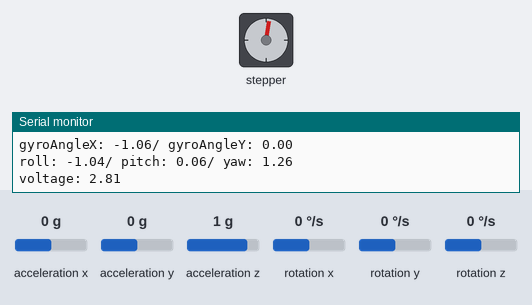
A sketch run on a simulated Arduino Uno, built with avr-gcc and run on an emulated ATmega328P. On the bench: stepper motor, the last lines printed to the serial monitor. Wiring (from diagram.json): MPU-6050 motion sensor at I2C address 0x68. Inputs (shaded band) come from the test bench; at power-on: acceleration y 0 g, acceleration x 0 g, rotation y 0 °/s, acceleration z 1 g, rotation x 0 °/s, rotation z 0 °/s. Stepper angles assume 200 steps per turn.

Above: at 1.7 s.
1.8 s: acceleration y set to -1.4 g
At 2.5 s:
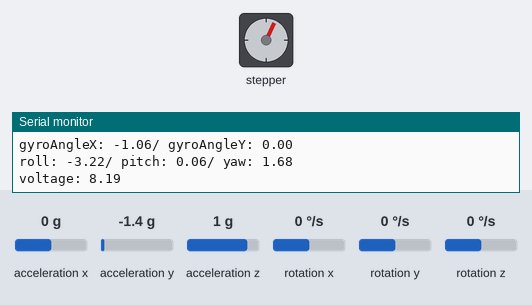
4.8 s: acceleration x set to -1.4 g
At 5.2 s:
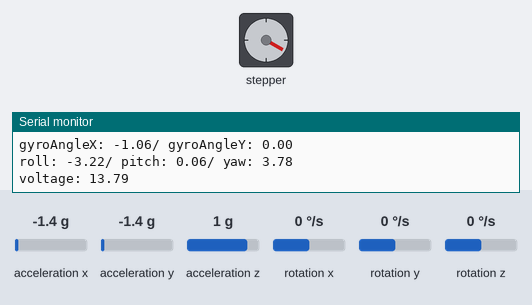
7.8 s: rotation y set to -192 °/s
At 10.7 s:
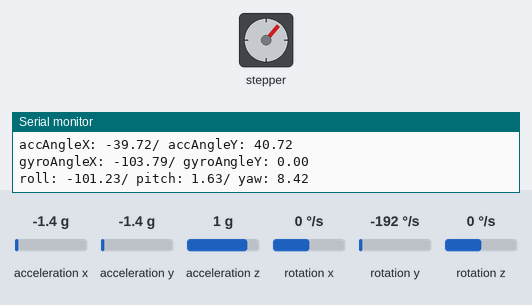
10.8 s: acceleration y set to 0 g
At 12.1 s:
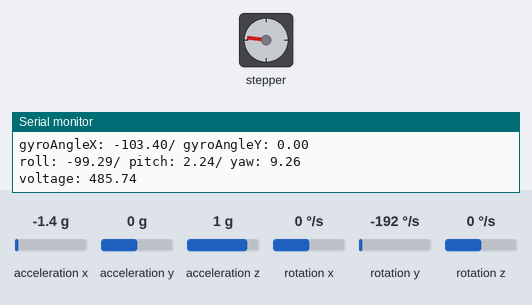
13.7 s: rotation y set to -100 °/s
16.7 s: acceleration y set to 1.4 g
Timing chart, 0 to 45.8 s (numbered marks = the images above; inputs shaded):
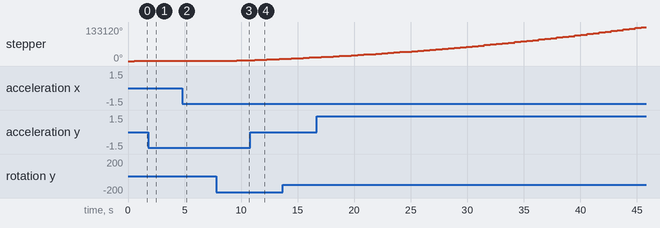

The sketch:

sketch.ino
```cpp
#include<Wire.h>
const int MPU = 0x68;
float AccX, AccY, AccZ;
float GyroX, GyroY, GyroZ;
float accAngleX, accAngleY, gyroAngleX, gyroAngleY,  gyroAngleZ;
float roll, pitch, yaw;
float AccErrorX, AccErrorY, GyroErrorX, GyroErrorY, GyroErrorZ;
float elapsedTime, currentTime, previousTime;
int c = 0;

float error, prev_error, proportion, integral, derivative;
// Tune Kp, Ki, Kd -- the scaling constants for the PID controller
float target = 0;   // the angle we want the stick at
float Kp = 1.5;     // proportional constant
float Ki = 0.75;     // integral constant
float Kd = 0.2;     // derivative constant
float voltage;      // controller output

// === Stepper code for motor used in wokwi simulation===//
// adapt the reaction stick hardware
#include <Stepper.h>
// change this to the number of steps on your motor
#define STEPS 200
// create an instance of the stepper class, specifying
// the number of steps of the motor and the pins it's
// attached to
Stepper stepper(STEPS, 8, 9, 10, 11);


void setup() {
  // put your setup code here, to run once:
  Serial.begin(19200);    // ?? HOW DO I CHOSE THE VALUE HERE?
  Wire.begin();
  Wire.beginTransmission(MPU);
  Wire.write(0x6B);
  Wire.endTransmission(true);

  // Call this function if you need to get teh IMU error values for your module
  calculate_IMU_error();
  delay(20);

}

void loop() {
  // put your main code here, to run repeatedly:
  Serial.print("\n");
  read_MPU_data();
  pid_controller();
  stepper.step(voltage);
  Serial.print("\n");
  delay(500);
}

void read_MPU_data(){
/*
Adapted from Adruino and MPU6050 Acceleromenter and Gyroscope
Sensor Tutorial by Dejan
https://howtomechatronics.com
*/
  // === Read accelerometer data ===//
  Wire.beginTransmission(MPU);
  Wire.write(0x3B);      // Start with register 0x3B (ACCEL_XOUT_H)
  Wire.endTransmission(false);
  Wire.requestFrom(MPU, 6, true); // reads 6 registers (3 from accelerometer, 3 from gyroscope)

  // For a range of +- 2g, we need to divide the raw values by 16384, according to datasheet
  // ???? is this what we want for our project?
  AccX = (Wire.read() << 8 | Wire.read()) / 16384.0; // Accelermeter X value
  AccY = (Wire.read() << 8 | Wire.read()) / 16384.0; // Accelermeter Y value
  AccZ = (Wire.read() << 8 | Wire.read()) / 16384.0; // Accelermeter Z value

  // ??? AccX, AccY, AccZ all reading as 0 for now

  // calculate roll and pitch from accelerometer data
  accAngleX = (atan(AccY / sqrt(pow(AccX, 2) + pow(AccZ,2))) * 180 / PI) - 0.58; // 0.58 is AccErrorX
  accAngleY = (atan(-1 * AccX / sqrt(pow(AccY, 2) + pow(AccZ, 2))) * 180 / PI) + 1.58; // AccErrorY ~ -1.58
  Serial.print("accAngleX: ");
  Serial.print(accAngleX);
  Serial.print("/ accAngleY: ");
  Serial.print(accAngleY);
  Serial.print("\n");

  // === Read gyroscope data === //
  previousTime = currentTime;
  currentTime = millis();
  elapsedTime = (currentTime - previousTime)/1000; // convert ms to seconds
  Wire.beginTransmission(MPU);
  Wire.write(0x43); // Ryro data first register address 0x43
  Wire.endTransmission(false);
  Wire.requestFrom(MPU, 6, true); // read 4 registers 2 for x axis, 2 for y axis
  GyroX = (Wire.read() << 8 | Wire.read()) / 131.0; // according to datasheet divide raw value by 131.0 to get 250deg/s range
  GyroY = (Wire.read() << 8 | Wire.read()) / 131.0;
  GyroZ = (Wire.read() << 8 | Wire.read()) / 131.0;
  // correct outputs with calculated error values
  GyroX = GyroX + 0.56;
  GyroY = GyroY -2 ;
  GyroZ = GyroZ + 0.79;
  // convert degrees/s to degrees
  gyroAngleX = gyroAngleX + GyroX * elapsedTime;
  gyroAngleX = gyroAngleY + GyroY * elapsedTime;
  // Print the values on the serial monitor
  Serial.print("gyroAngleX: ");
  Serial.print(gyroAngleX);
  Serial.print("/ gyroAngleY: ");
  Serial.print(gyroAngleY);
  Serial.print("\n");

  // === Complementary filter - compbine acc and gyro angle values ===//
  yaw = yaw + GyroZ * elapsedTime;
  roll = 0.96 * gyroAngleX + 0.04 * accAngleX;
  pitch = 0.96 * gyroAngleY + 0.04 * accAngleY;
  // Print the values on the serial monitor
  Serial.print("roll: ");
  Serial.print(roll);
  Serial.print("/ pitch: ");
  Serial.print(pitch);
  Serial.print("/ yaw: ");
  Serial.println(yaw);

}

void calculate_IMU_error() {
  // We can call this funtion in the setup section to calculate the accelerometer and gyro data error. From here we will get the error values used in the above equations printed on the Serial Monitor.
  // Note that we should place the IMU flat in order to get the proper values, so that we then can the correct values
  // Read accelerometer values 200 times
  while (c < 200) {
    Wire.beginTransmission(MPU);
    Wire.write(0x3B);
    Wire.endTransmission(false);
    Wire.requestFrom(MPU, 6, true);
    AccX = (Wire.read() << 8 | Wire.read()) / 16384.0 ;
    AccY = (Wire.read() << 8 | Wire.read()) / 16384.0 ;
    AccZ = (Wire.read() << 8 | Wire.read()) / 16384.0 ;
    // Sum all readings
    AccErrorX = AccErrorX + ((atan((AccY) / sqrt(pow((AccX), 2) + pow((AccZ), 2))) * 180 / PI));
    AccErrorY = AccErrorY + ((atan(-1 * (AccX) / sqrt(pow((AccY), 2) + pow((AccZ), 2))) * 180 / PI));
    c++;
  }
  //Divide the sum by 200 to get the error value
  AccErrorX = AccErrorX / 200;
  AccErrorY = AccErrorY / 200;
  c = 0;
  // Read gyro values 200 times
  while (c < 200) {
    Wire.beginTransmission(MPU);
    Wire.write(0x43);
    Wire.endTransmission(false);
    Wire.requestFrom(MPU, 6, true);
    GyroX = Wire.read() << 8 | Wire.read();
    GyroY = Wire.read() << 8 | Wire.read();
    GyroZ = Wire.read() << 8 | Wire.read();
    // Sum all readings
    GyroErrorX = GyroErrorX + (GyroX / 131.0);
    GyroErrorY = GyroErrorY + (GyroY / 131.0);
    GyroErrorZ = GyroErrorZ + (GyroZ / 131.0);
    c++;
  }
  //Divide the sum by 200 to get the error value
  GyroErrorX = GyroErrorX / 200;
  GyroErrorY = GyroErrorY / 200;
  GyroErrorZ = GyroErrorZ / 200;
  // Print the error values on the Serial Monitor
  Serial.print("AccErrorX: ");
  Serial.println(AccErrorX);
  Serial.print("AccErrorY: ");
  Serial.println(AccErrorY);
  Serial.print("GyroErrorX: ");
  Serial.println(GyroErrorX);
  Serial.print("GyroErrorY: ");
  Serial.println(GyroErrorY);
  Serial.print("GyroErrorZ: ");
  Serial.println(GyroErrorZ);
};

void pid_controller(){
  /* uses difference between target angle and measured angle to
  calculate the voltage to the motor that spins the reaction wheel
  */
  prev_error = error;
  error = target - roll;      // target - measurement
  proportion = Kp * error;
  integral += Ki * (error * elapsedTime);
  derivative = Kd * (error - prev_error) / elapsedTime;
  voltage = proportion + integral + derivative;
  Serial.print("voltage: ");
  Serial.print(voltage);
}
```
